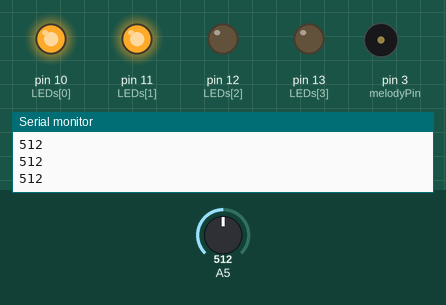
Recording of a sketch running on a simulated Arduino Uno, built with avr-gcc and run on an emulated ATmega328P. Parts: output pins drawn as LEDs (lit = HIGH), buzzer (waves = sounding), the last lines printed to the serial monitor. The inputs (shaded band) are chosen by the test bench; at power-on: A5 = 512. Random numbers use the default seed unless the sketch sets one.

Above: at 0.93 s.
1.3 s: A5 set to 810
At 7.0 s:
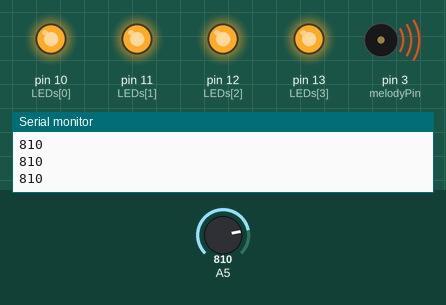
At 8.4 s:
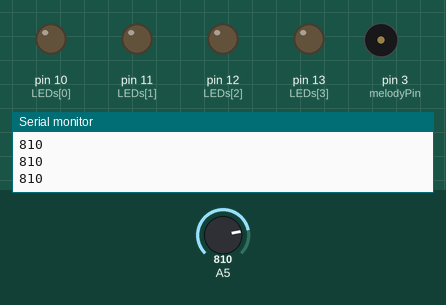
Timing chart, 0 to 43.5 s (numbered marks = the images above; inputs shaded):
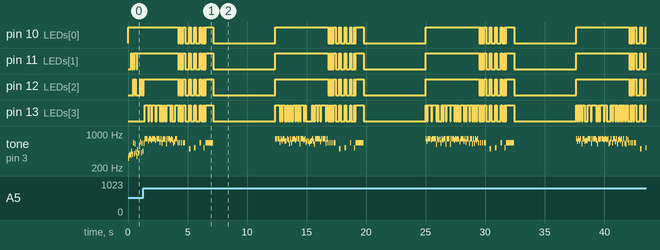

The sketch:

love_tester.ino
```cpp
/*
 Love Tester

 A couple of people hold hands and then each take one lead in their free hand.
 The LEDs measure their love for each other.  If they reach 4/4, victory music plays.

 Music code based off of Arduino Mario Bros Tunes by Dipto Pratyaksa
*/

/*************************************************
 * Public Constants
 *************************************************/

#define NOTE_B0  31
#define NOTE_C1  33
#define NOTE_CS1 35
#define NOTE_D1  37
#define NOTE_DS1 39
#define NOTE_E1  41
#define NOTE_F1  44
#define NOTE_FS1 46
#define NOTE_G1  49
#define NOTE_GS1 52
#define NOTE_A1  55
#define NOTE_AS1 58
#define NOTE_B1  62
#define NOTE_C2  65
#define NOTE_CS2 69
#define NOTE_D2  73
#define NOTE_DS2 78
#define NOTE_E2  82
#define NOTE_F2  87
#define NOTE_FS2 93
#define NOTE_G2  98
#define NOTE_GS2 104
#define NOTE_A2  110
#define NOTE_AS2 117
#define NOTE_B2  123
#define NOTE_C3  131
#define NOTE_CS3 139
#define NOTE_D3  147
#define NOTE_DS3 156
#define NOTE_E3  165
#define NOTE_F3  175
#define NOTE_FS3 185
#define NOTE_G3  196
#define NOTE_GS3 208
#define NOTE_A3  220
#define NOTE_AS3 233
#define NOTE_B3  247
#define NOTE_C4  262
#define NOTE_CS4 277
#define NOTE_D4  294
#define NOTE_DS4 311
#define NOTE_E4  330
#define NOTE_F4  349
#define NOTE_FS4 370
#define NOTE_G4  392
#define NOTE_GS4 415
#define NOTE_A4  440
#define NOTE_AS4 466
#define NOTE_B4  494
#define NOTE_C5  523
#define NOTE_CS5 554
#define NOTE_D5  587
#define NOTE_DS5 622
#define NOTE_E5  659
#define NOTE_F5  698
#define NOTE_FS5 740
#define NOTE_G5  784
#define NOTE_GS5 831
#define NOTE_A5  880
#define NOTE_AS5 932
#define NOTE_B5  988
#define NOTE_C6  1047
#define NOTE_CS6 1109
#define NOTE_D6  1175
#define NOTE_DS6 1245
#define NOTE_E6  1319
#define NOTE_F6  1397
#define NOTE_FS6 1480
#define NOTE_G6  1568
#define NOTE_GS6 1661
#define NOTE_A6  1760
#define NOTE_AS6 1865
#define NOTE_B6  1976
#define NOTE_C7  2093
#define NOTE_CS7 2217
#define NOTE_D7  2349
#define NOTE_DS7 2489
#define NOTE_E7  2637
#define NOTE_F7  2794
#define NOTE_FS7 2960
#define NOTE_G7  3136
#define NOTE_GS7 3322
#define NOTE_A7  3520
#define NOTE_AS7 3729
#define NOTE_B7  3951
#define NOTE_C8  4186
#define NOTE_CS8 4435
#define NOTE_D8  4699
#define NOTE_DS8 4978

#define melodyPin 3

// Final Fantasy Victory Fanfare
// Melody
int melody[] = {
  NOTE_E5, NOTE_E5, NOTE_E5, NOTE_E5,
  NOTE_B4, NOTE_C5, NOTE_E5,
  NOTE_C5, NOTE_E5,
  0, 0, 0

};
// Tempo
int tempo[] = {
  12, 12, 12, 4,
  4, 4, 6,
  12, 1,
  1, 1, 1
};

int numLEDs = 4;
int LEDs[] = {
  10, 11, 12, 13
};

void setup(void)
{
  pinMode(melodyPin, OUTPUT);//buzzer

  for (int i = 0; i < numLEDs; i++) {
    pinMode(LEDs[i], OUTPUT);
  }

  Serial.begin(9600);

}

/*
 * Turn all the LEDs off.
 */
void clear() {
  // Clear LEDs
  for (int i = 0; i < numLEDs; i++) {
    digitalWrite(LEDs[i], LOW);
  }
}

/*
 * Light up a number of LEDs based on val
 * Number of LEDs that light up:
 * val >= 800: 4
 * val >= 600: 3
 * val >= 400: 2
 * val >= 200: 1
 * val < 200:  0
 */
void lights(int val) {
  clear();

  // Figure out how many to light up
  int maxLED = min(max(val/200, 0), 4);

  // Light up the LEDs
  for (int i = 0; i < maxLED; i++) {
    digitalWrite(LEDs[i], HIGH);
  }
}

void loop()
{
  // Holds the current value read off of the analog pin.
  int val = 0;

  // Don't start the meter until the leads are being held
  do {
    delay(10);
    val = analogRead(5);
  } while (val < 100);

  // Read a bunch of times and get the max value:
  int maxVal = 0;
  for (int i = 0; i < 50; i++) {
    val = analogRead(5);
    Serial.println(val);

    // Update maxVal if the new value is higher
    maxVal = max(maxVal, val);

    // Add a bit of randomness to val to make the display more exciting.
    val += random(-200,200);

    // Make sure val is still between 0-800
    val = max(min(val, 800), 0);

    // Light up the correct LEDs
    lights(val);

    // Make a buzzing sound based on the value
    buzz(melodyPin, val, 50);

    delay(50);
  }

  // After reading from the pins, either play a victory tune if
  // the maxVal got over 800, otherwise just flash the best score.

  //Victory!
  if (maxVal > 800) {
    sing();
  } else {
    // Blink final score
    for (int i = 0; i < 3; i++) {
      lights(maxVal);
      delay(1000);
      clear();
      delay(1000);
    }
  }

  // Make sure to clear the LEDs before the it resets
  clear();
}

/*
 * Play the melody
 */
void sing() {
  // Get the length of the melody
  int size = sizeof(melody) / sizeof(int);

  // Loop through the notes and play each one
  for (int thisNote = 0; thisNote < size; thisNote++) {

    // to calculate the note duration, take one second
    // divided by the note type.
    //e.g. quarter note = 1000 / 4, eighth note = 1000/8, etc.
    int noteDuration = 1000 / tempo[thisNote];

    buzz(melodyPin, melody[thisNote], noteDuration);

    // to distinguish the notes, set a minimum time between them.
    // the note's duration + 30% seems to work well:
    int pauseBetweenNotes = noteDuration * 1.30;

    // Light up all the LEDs in time with the melody
    clear();
    delay(pauseBetweenNotes);
    lights(1000);

    // stop the tone playing:
    buzz(melodyPin, 0, noteDuration);

  }
}

/*
 * Play a note for the given frequency and length
 */
void buzz(int targetPin, long frequency, long length) {
 if (frequency == 0)
    return;

 long duration = frequency * length / 1000;
 tone(targetPin, frequency, duration);
 delay(duration);
}
```

Measured:
- by itself, tone on pin 3 (melodyPin): plays 650 Hz for 0.03 s, 800 Hz for 0.04 s, 800 Hz for 0.04 s, 800 Hz for 0.04 s, 719 Hz for 0.04 s, 800 Hz for 0.04 s … (215 notes in this stretch)
- by itself, pin 12 (LEDs[2]): repeats every 12.6 s: 2 × (LOW 0.11 s, HIGH 0.05 s), LOW 0.11 s, HIGH 0.16 s, LOW 0.33 s, HIGH 0.12 s, LOW 0.33 s, HIGH 0.13 s, LOW 0.33 s, HIGH 0.11 s, LOW 0.22 s, HIGH 0.04 s, LOW 0.11 s, HIGH 0.66 s, LOW 5.2 s, HIGH 4.5 s
